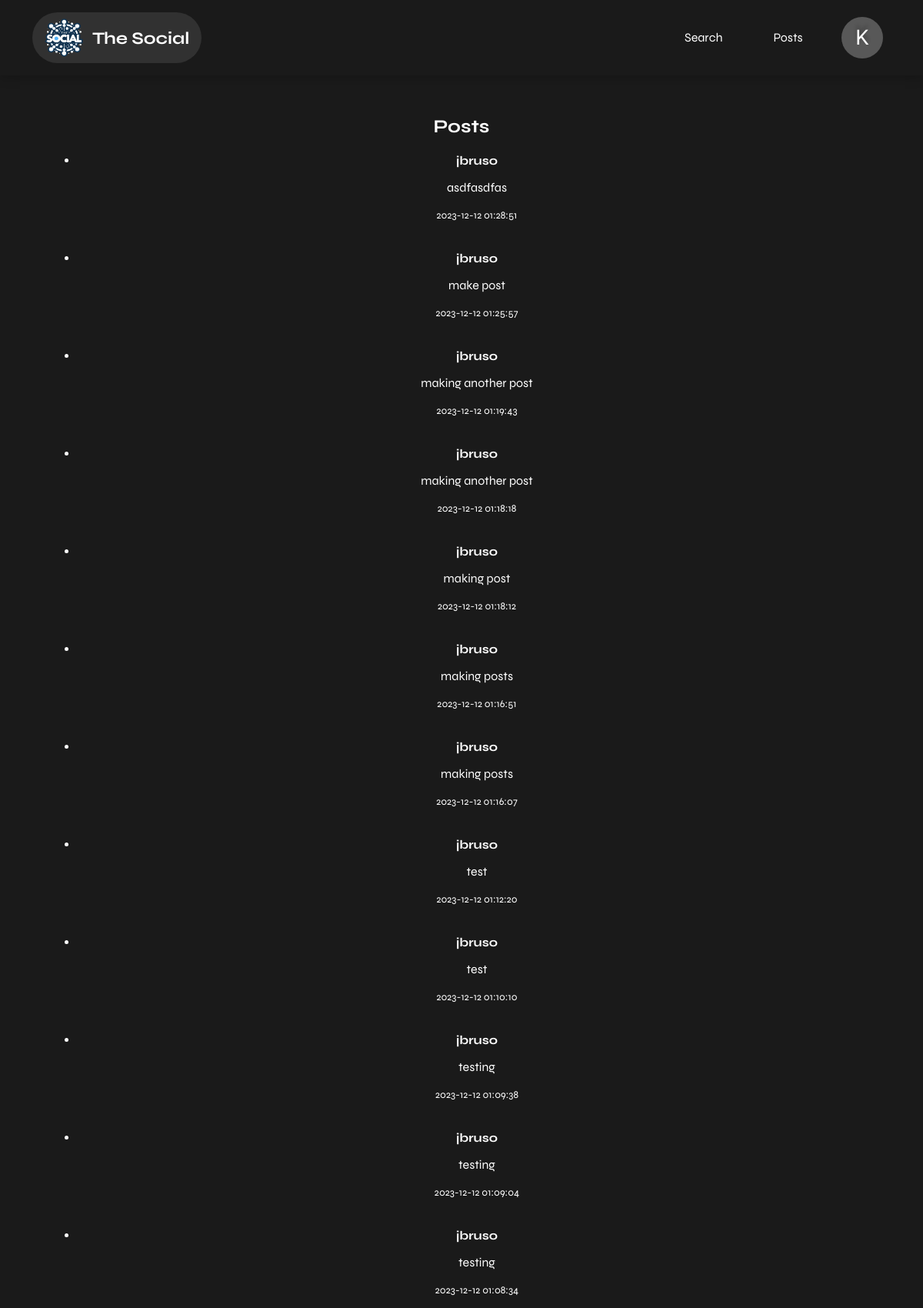
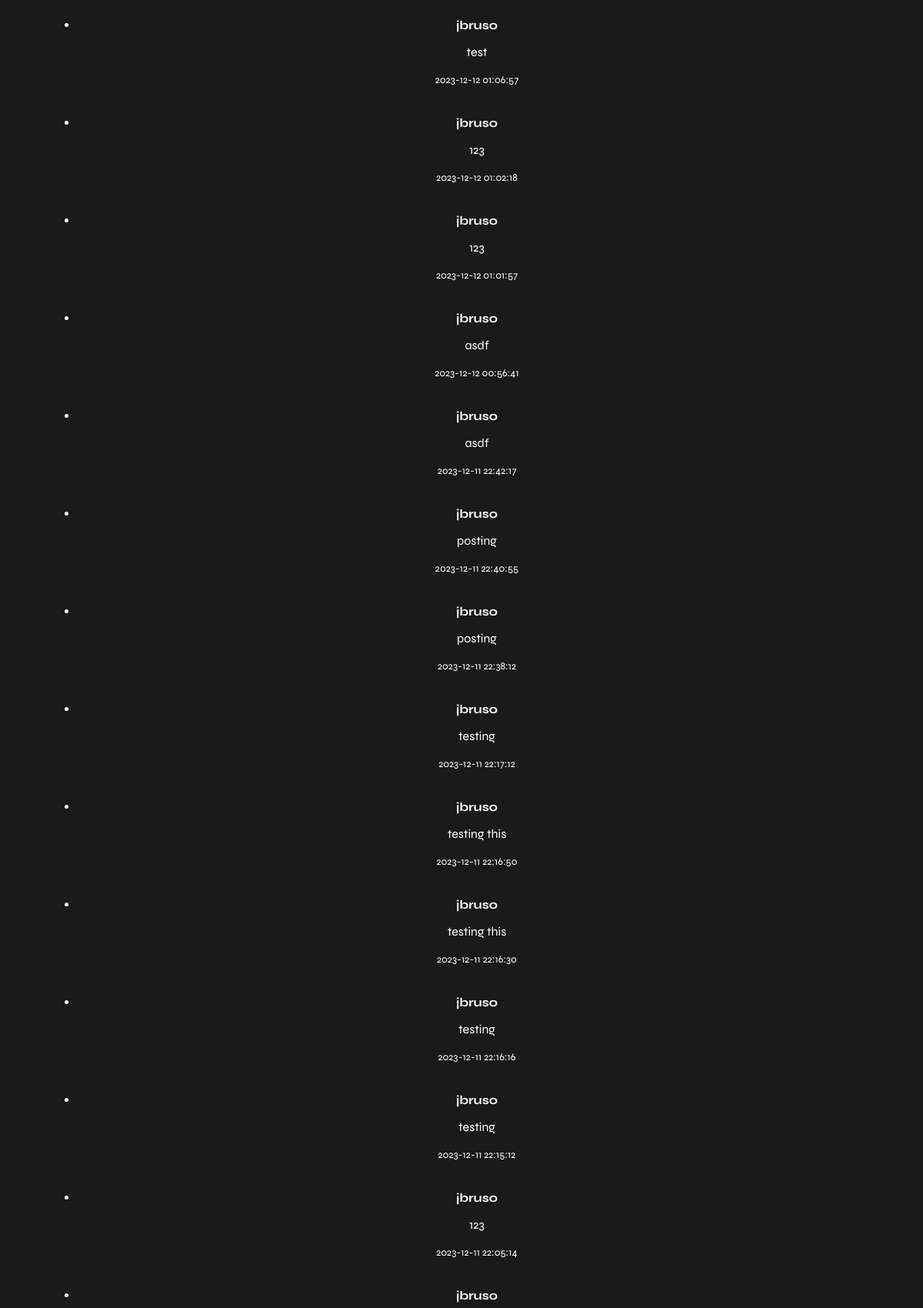
The page /home (signed in, upper part) on the database its author committed (2 pictures, top to bottom).
### tables this page shows
CREATE TABLE posts (
        id INTEGER PRIMARY KEY AUTOINCREMENT,
        username TEXT,
        post_content TEXT,
        timestamp DATETIME DEFAULT CURRENT_TIMESTAMP
    );

### app.py (the view, shortened to what this page needs)
@app.route('/home', methods=['GET', 'POST'])
def home():
    if 'username' in session:
        username = session['username']
        all_posts = get_friends_posts(username)
        return render_template('home.html', posts=all_posts)
    else:
        return redirect(url_for('login'))

### app.py (called while the page is built)
def create_connection():
    conn = None
    try:
        conn = sqlite3.connect(DATABASE_PATH)
    except sqlite3.Error as e:
        print(e)
    return conn

### templates/home.html (shortened to what this page needs)
<!DOCTYPE html>
<html lang="en">
<head>
    <link rel="stylesheet" href="{{ url_for('static', filename='styles.css') }}">
    <link rel="stylesheet" href="{{ url_for('static', filename='universal.css') }}">
</head>
<body>
    {% include 'header.html' %}
    <main>
        <section id="posts" class="mt-10">
            <div class="container text-center">
                <h2>Posts</h2>
                {% if posts %}
                    <ul>
                        {% for post in posts %}
                            <li>
                                <strong>{{ post[1] }}</strong>
                                <p>{{ post[2] }}</p>
                                <small>{{ post[3] }}</small>
                            </li>
                            <br><br>
                        {% endfor %}
                    </ul>
                {% endif %}
            </div>
        </section>
    </main>
</body>
</html>

### static/styles.css (style rules this page uses)
body { font-family: Arial, sans-serif; margin: 0; padding: 0; background-color: #1a1a1a; color: #fff; }
body > * { padding: 20px }

### static/universal.css (style rules this page uses)
body { font-family: syne; }
* { box-sizing: border-box; }
.container { width: 93%; margin:auto; max-width: 1450px; }
.mt-10 { margin-top: 2rem; }
.text-center { text-align: center; }
section { margin-top: 3em; }
main { min-height: 80vh; }

### rows shown on the page
posts: username "jbruso", post_content "asdfasdfas", timestamp "2023-12-12 01:28:51"
posts: username "jbruso", post_content "make post", timestamp "2023-12-12 01:25:57"
posts: username "jbruso", post_content "making another post", timestamp "2023-12-12 01:19:43"
posts: username "jbruso", post_content "making another post", timestamp "2023-12-12 01:18:18"
posts: username "jbruso", post_content "making post", timestamp "2023-12-12 01:18:12"
posts: username "jbruso", post_content "making posts", timestamp "2023-12-12 01:16:51"
posts: username "jbruso", post_content "making posts", timestamp "2023-12-12 01:16:07"
posts: username "jbruso", post_content "test", timestamp "2023-12-12 01:12:20"
posts: username "jbruso", post_content "test", timestamp "2023-12-12 01:10:10"
posts: username "jbruso", post_content "testing", timestamp "2023-12-12 01:09:38"
posts: username "jbruso", post_content "testing", timestamp "2023-12-12 01:09:04"
posts: username "jbruso", post_content "testing", timestamp "2023-12-12 01:08:34"
posts: username "jbruso", post_content "test", timestamp "2023-12-12 01:06:57"
posts: username "jbruso", post_content "123", timestamp "2023-12-12 01:02:18"
posts: username "jbruso", post_content "123", timestamp "2023-12-12 01:01:57"
posts: username "jbruso", post_content "asdf", timestamp "2023-12-12 00:56:41"
posts: username "jbruso", post_content "asdf", timestamp "2023-12-11 22:42:17"
posts: username "jbruso", post_content "posting", timestamp "2023-12-11 22:40:55"
posts: username "jbruso", post_content "posting", timestamp "2023-12-11 22:38:12"
posts: username "jbruso", post_content "testing", timestamp "2023-12-11 22:17:12"
posts: username "jbruso", post_content "testing this", timestamp "2023-12-11 22:16:50"
posts: username "jbruso", post_content "testing this", timestamp "2023-12-11 22:16:30"
posts: username "jbruso", post_content "testing", timestamp "2023-12-11 22:16:16"
posts: username "jbruso", post_content "testing", timestamp "2023-12-11 22:15:12"
posts: username "jbruso", post_content "123", timestamp "2023-12-11 22:05:14"
posts: username "jbruso"

### other values the page prints
{{ session['username'][0].upper() }} "K"
